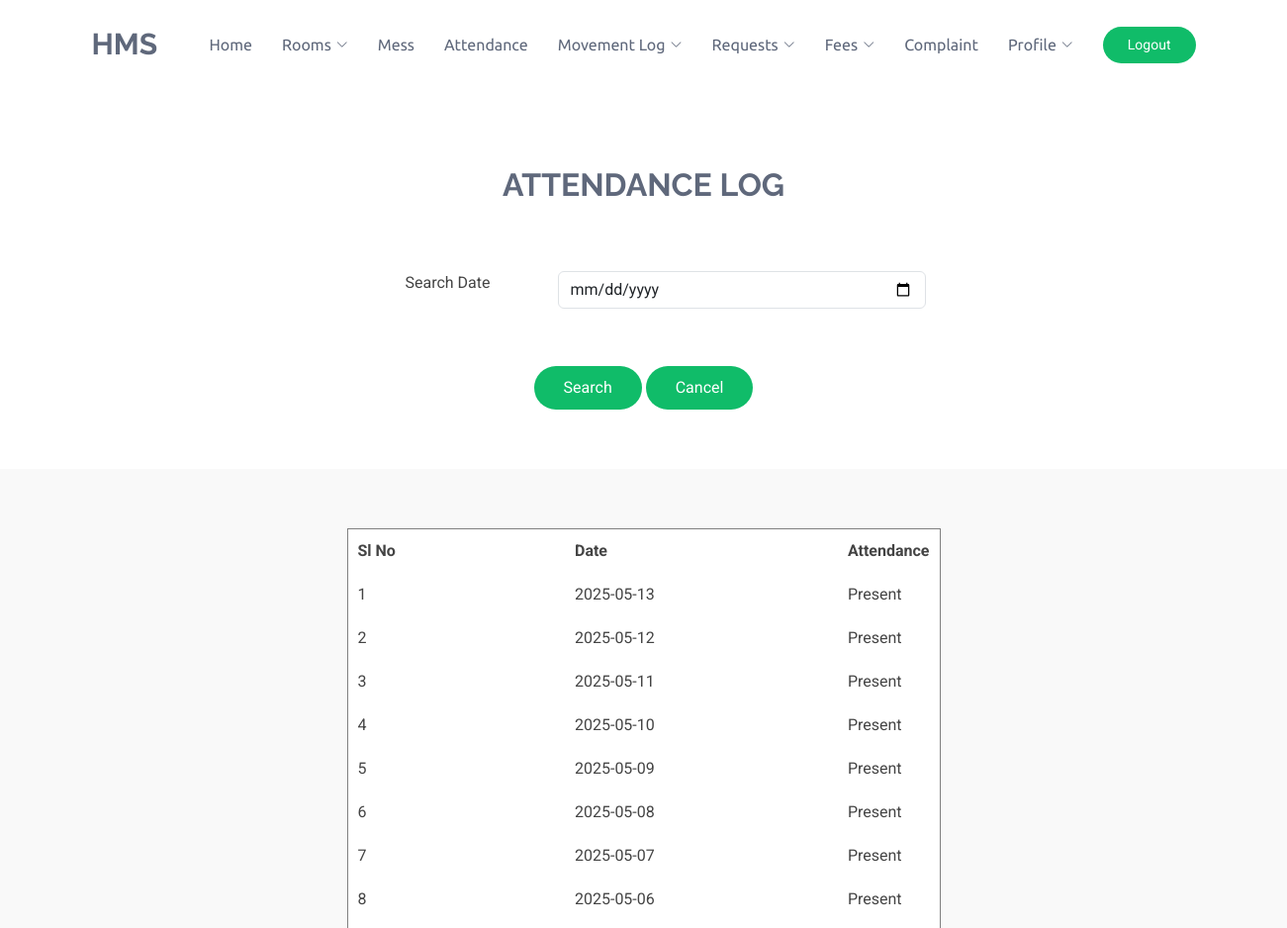
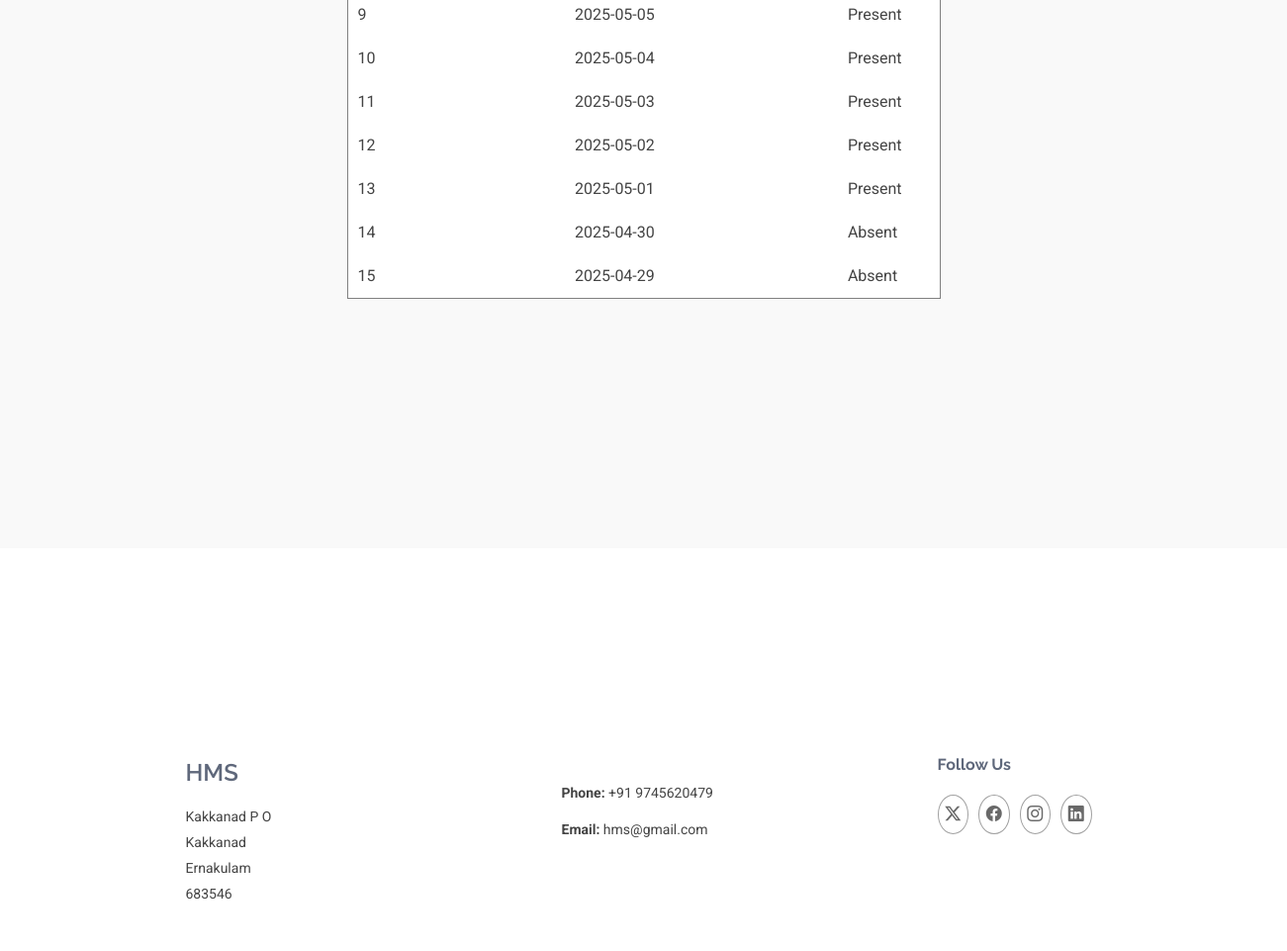
The page /Student/viewAttendance.php (signed in) on the database its author committed (2 pictures, top to bottom).
### tables this page shows
CREATE TABLE `tbl_attendance` (
  `attendance_id` int(11) NOT NULL,
  `attendance_date` date NOT NULL,
  `user_id` varchar(20) NOT NULL,
  `attendance_status` int(11) NOT NULL
);

### Student/viewAttendance.php (the view, shortened to what this page needs)
<?php
include("../Assets/Connection/Connection.php");
$selUser = "select * from tbl_student where user_id='" . $_SESSION["user_id"] . "'";
$rowu = $con->query($selUser);
$datau = $rowu->fetch_assoc();
if ($datau["verification_status"] == 1 || $datau["verification_status"] == 3 ) {
?>
    <!DOCTYPE html>
    <html lang="en">
    <head>
        <link rel="stylesheet" href="https://cdnjs.cloudflare.com/ajax/libs/font-awesome/4.7.0/css/font-awesome.min.css">
        <link href="../Assets/Template/Student/vendor/bootstrap/css/bootstrap.min.css" rel="stylesheet">
        <link href="../Assets/Template/Student/vendor/bootstrap-icons/bootstrap-icons.css" rel="stylesheet">
        <link href="../Assets/Template/Student/vendor/aos/aos.css" rel="stylesheet">
        <link href="../Assets/Template/Student/vendor/glightbox/css/glightbox.min.css" rel="stylesheet">
        <link href="../Assets/Template/Student/vendor/swiper/swiper-bundle.min.css" rel="stylesheet">
        <link href="../Assets/Template/Student/css/main.css" rel="stylesheet">
    </head>
    <body class="index-page">
    <?php
    include("header.php");
    ?>
        <main class="main">
            <div class="container section-title" data-aos="fade-up">
                <br><br>
                <h2>Attendance Log</h2>
                <br><br>
               <center>
                <div class="col-lg-6 col-md-6" data-aos="fade-up" data-aos-delay="300">
                    <div class="service-item position-relative">
            <form id="form1" name="form1" action="" method="post" enctype="multipart/form-data" class="php-email-form" data-aos="fade-up" data-aos-delay="200">
              <div class="row gy-4">
                <div class="col-md-4">
                  Search Date
                </div>
                <div class="col-md-8">
                  <input type="date" name="searchdate" id="searchdate" class="form-control"  />
                </div>
                <br><br><br><br>
                <div class="col-md-12 text-center">
                  <input type="submit" name="btnsearch" id="btnsearch" value="Search" />
                  <input type="submit" name="btncancel" id="btncancel" value="Cancel" />
                </div>
              </div>
            </form>
                    </div>
                </div>
          </center>
            </div>
            <?php
            if(isset($_POST["btnsearch"]))
            {
                ?>
                  <center>
                <section id="services" class="services section light-background">
                    <div class="col-lg-6 col-md-6" data-aos="fade-up" data-aos-delay="300">
                        <table width="600" border="1" cellpadding="10">
                            <tr>
                                <th width="40%">Sl No</th>
                                <th width="50%">Date</th>
                                <th width="10%">Attendance</th>
                            </tr>
                            <?php
                            $SelQry = "select * from tbl_attendance where user_id='" . $_SESSION["user_id"] . "' and attendance_date='".$_POST["searchdate"]."' order by attendance_date desc";
                            $row = $con->query($SelQry);
                            $i = 0;
                            while ($data = $row->fetch_assoc()) {
                                $i++;
                            ?>
                                <tr>
                                    <td><?php echo $i; ?></td>
                                    <td><?php echo $data["attendance_date"] ?></td>
                                    <td>
                                        <?php
                                        if ($data["attendance_status"] == 0)
                                            echo "Absent";
                                        else
                                            echo "Present";
                                        ?>
                                    </td>
                                </tr>
                            <?php
                            }
                            ?>
                        </table>
                        <br><br><br><br><br><br><br><br>
                    </div>
                </section>
            </center>
                <?php
            }
            else if(isset($_POST["btncancel"]))
            {
                ?>
                    <script>
                    window.location="viewAttendance.php";
                    </script>
                <?php
            }
            else{
          ?>
            <center>
                <section id="services" class="services section light-background">
                    <div class="col-lg-6 col-md-6" data-aos="fade-up" data-aos-delay="300">
                        <table width="600" border="1" cellpadding="10">
                            <tr>
                                <th width="40%">Sl No</th>
                                <th width="50%">Date</th>
                                <th width="10%">Attendance</th>
                            </tr>
                            <?php
                            $SelQry = "select * from tbl_attendance where user_id='" . $_SESSION["user_id"] . "' order by attendance_date desc  LIMIT 15";
                            $row = $con->query($SelQry);
                            $i = 0;
                            while ($data = $row->fetch_assoc()) {
                                $i++;
                            ?>
                                <tr>
                                    <td><?php echo $i; ?></td>
                                    <td><?php echo $data["attendance_date"] ?></td>
                                    <td>
                                        <?php
                                        if ($data["attendance_status"] == 0)
                                            echo "Absent";
                                        else
                                            echo "Present";
                                        ?>
                                    </td>
                                </tr>
                            <?php
                            }
                            ?>
                        </table>
                        <br><br><br><br><br><br><br><br>
                    </div>
                </section>
            </center>
          <?php
          }
          ?>
        </main>
        <br><br><br><br>
        <?php
        include("footer.php");
        ?>
    </body>
    </html>
<?php
}
?>

### Assets/Template/Student/css/main.css (style rules this page uses)
:root { --default-font: "Roboto", system-ui, -apple-system, "Segoe UI", Roboto, "Helvetica Neue", Arial, "Noto Sans", "Liberation Sans", sans-serif, "Apple Color Emoji", "Segoe UI Emoji", "Segoe UI Symbol", "Noto Color Emoji"; --heading-font: "Raleway", sans-serif; --nav-font: "Ubuntu", sans-serif; }
:root { --background-color: #ffffff; --default-color: #444444; --heading-color: #5f687b; --accent-color: #10bc69; --surface-color: #ffffff; --contrast-color: #ffffff; }
:root { --nav-color: #5f687b; --nav-hover-color: #10bc69; --nav-mobile-background-color: #ffffff; --nav-dropdown-background-color: #ffffff; --nav-dropdown-color: #5f687b; --nav-dropdown-hover-color: #10bc69; }
.light-background { --background-color: #f9f9f9; --surface-color: #ffffff; }
:root { scroll-behavior: smooth; }
body { color: var(--default-color); background-color: var(--background-color); font-family: var(--default-font); }
h1, h2, h3, h4, h5, h6 { color: var(--heading-color); font-family: var(--heading-font); }
section, .section { color: var(--default-color); background-color: var(--background-color); padding: 60px 0; scroll-margin-top: 100px; overflow: clip; }
.section-title { text-align: center; padding: 30px 0; margin-bottom: 30px; position: relative; }
.section-title h2 { font-size: 32px; font-weight: 700; text-transform: uppercase; margin-bottom: 20px; padding-bottom: 0; position: relative; z-index: 2; }

### Student/viewAttendance.php (style rules this page uses)
input[type=submit], [type=reset] { color: var(--contrast-color); background: var(--accent-color); border: 0; padding: 10px 30px; transition: 0.4s; border-radius: 50px; }
table { background-color: white; border: 0.5px solid grey; }

### rows shown on the page
tbl_attendance: attendance_date "2025-05-13", attendance_status "Present"
tbl_attendance: attendance_date "2025-05-12", attendance_status "Present"
tbl_attendance: attendance_date "2025-05-11", attendance_status "Present"
tbl_attendance: attendance_date "2025-05-10", attendance_status "Present"
tbl_attendance: attendance_date "2025-05-09", attendance_status "Present"
tbl_attendance: attendance_date "2025-05-08", attendance_status "Present"
tbl_attendance: attendance_date "2025-05-07", attendance_status "Present"
tbl_attendance: attendance_date "2025-05-06", attendance_status "Present"
tbl_attendance: attendance_date "2025-05-05", attendance_status "Present"
tbl_attendance: attendance_date "2025-05-04", attendance_status "Present"
tbl_attendance: attendance_date "2025-05-03", attendance_status "Present"
tbl_attendance: attendance_date "2025-05-02", attendance_status "Present"
tbl_attendance: attendance_date "2025-05-01", attendance_status "Present"
tbl_attendance: attendance_date "2025-04-30", attendance_status "Absent"
tbl_attendance: attendance_date "2025-04-29", attendance_status "Absent"
